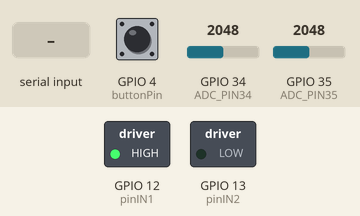
A program run on a simulated ESP32. Shown: switched loads named in the program (green lamp = pin HIGH). The inputs (shaded band) are chosen by the test bench; at power-on: GPIO 4 (buttonPin) HIGH, GPIO 34 (ADC_PIN34) = 2048, GPIO 35 (ADC_PIN35) = 2048. What the program prints to the serial monitor is not drawn.

Above: at 1.2 s.
1.3 s: "cw 1\n" received over Serial
At 1.6 s:
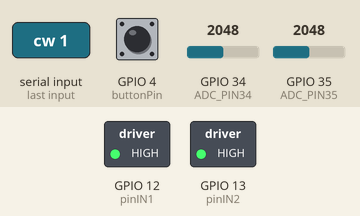
2.8 s: "ccw 150\n" received over Serial
4.3 s: GPIO 4 (buttonPin) pulled LOW for 0.15 s
At 4.37 s:
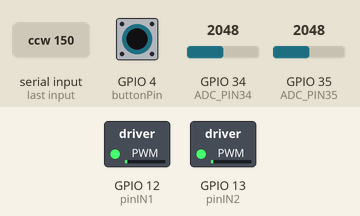
5.9 s: GPIO 4 (buttonPin) pulled LOW for 3.2 s
At 9.8 s:
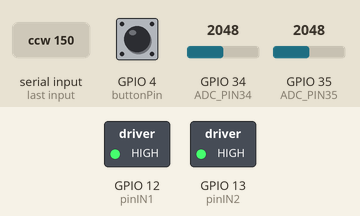
10.6 s: "coast 1\n" received over Serial
Timing chart, 0 to 13.1 s (numbered marks = the images above; inputs shaded):
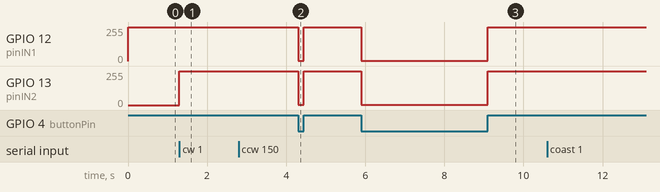

The program:

main.cpp
```cpp
#include <Arduino.h>

// This is for DRV8871

// Define GPIO pin mappings
const int pinIN1 = 12;
const int pinIN2 = 13;

// Setting PWM properties
const int freq = 4000;
const int pwmChannel = 0;
const int resolution = 8;

const int buttonPin = 4; // GPIO pin connected to the switch

#define ADC_PIN34 34 // pressure
#define ADC_PIN35 35 // pos

String inputString = "";         // A string to hold incoming data
bool stringComplete = false;     // Whether the string is complete

int spd = 200;

bool bCW = true;

int tgt = 2048;

void setspd(int spd);

void setup() {
  // Set motor pins as outputs
  pinMode(pinIN2, OUTPUT);
  // pinMode(pinIN2, OUTPUT);

  // Configure LEDC PWM
  ledcSetup(pwmChannel, freq, resolution);
  // Attach the channel to the GPIO
  ledcAttachPin(pinIN1, pwmChannel);

  analogSetAttenuation(ADC_11db); // Set to max range

  pinMode(buttonPin, INPUT_PULLUP);

  Serial.begin(115200);

  inputString.reserve(200); // Reserve memory for efficiency
  Serial.println("ESP32 Serial Terminal Ready.");
  Serial.print("\n> ");

   /*
  digitalWrite(pinIN2, LOW);
  ledcWrite(pwmChannel, spd); // 0-255 duty cycle

  delay(2000);

  digitalWrite(pinIN2, LOW);
  ledcWrite(pwmChannel, 0); // 0-255 duty cycle

  delay(1000);

  digitalWrite(pinIN2, HIGH);
  ledcWrite(pwmChannel, 256-spd); // 0-255 duty cycle

  delay(2000);

  digitalWrite(pinIN2, LOW);
  ledcWrite(pwmChannel, 0); // 0-255 duty cycle

  delay(1000);
 */

  pinMode(pinIN1, OUTPUT);
  pinMode(pinIN2, OUTPUT);
  digitalWrite(pinIN2, LOW);
  digitalWrite(pinIN1, LOW);

}

void processCommand(String command) {
    command.trim(); // Remove extra spaces or newlines

    if (command.length() == 0) return;

  // Find the space separating the opcode and the integer
    int spaceIndex = command.indexOf(' ');

    String opcode = "";
    int value = 0;

    if (spaceIndex == -1) {
        // No space found: the entire string is the opcode (e.g., "help")
        opcode = command;
    } else {
        // Space found: split into opcode and value string
        opcode = command.substring(0, spaceIndex);
        String valueStr = command.substring(spaceIndex + 1);
        valueStr.trim();

        // Convert the value string to an integer
        value = valueStr.toInt();
    }

/*
    if (command == "led on") {
        Serial.println("Executing: Turning LED ON");
        // Add your turn-on code here
        digitalWrite(pinIN2, LOW);
        ledcWrite(pwmChannel, spd); // 0-255 duty cycle
    } else if (command == "led off") {
        Serial.println("Executing: Turning LED OFF");
        // Add your turn-off code here
        digitalWrite(pinIN2, HIGH);
        ledcWrite(pwmChannel, 256-spd); // 0-255 duty cycle
    }
    else if (command == "stop") {
        Serial.println("Executing: Stopping");
        // Add your turn-off code here
        digitalWrite(pinIN2, LOW);
        ledcWrite(pwmChannel, 0); // 0-255 duty cycle
    }
    else {
        Serial.println("Unknown command: " + command);
    }

    */

    if (opcode == "cw") {
        Serial.print("Setting motor speed to: ");
        Serial.println(value);
        // analogWrite(MOTOR_PIN, value);

        if(value > 255) value = 255;
        else if(value < 0) value = 0;

        bCW = true;

        pinMode(pinIN2, OUTPUT);
        ledcAttachPin(pinIN1, pwmChannel);

        digitalWrite(pinIN2, HIGH);
        ledcWrite(pwmChannel, 256 - value); // 0-255 duty cycle
    }
    else if (opcode == "ccw") {
        Serial.print("Setting motor speed to: ");
        Serial.println(value);
        // analogWrite(MOTOR_PIN, value);

        if(value > 255) value = 255;
        else if(value < 0) value = 0;

        bCW = false;

        pinMode(pinIN1, OUTPUT);
        ledcAttachPin(pinIN2, pwmChannel);

        digitalWrite(pinIN1, HIGH);
        ledcWrite(pwmChannel, 256 - value); // 0-255 duty cycle
    }
    else if (opcode == "coast") {
        Serial.println("Executing: Stopping");
        // Add your turn-off code here
        pinMode(pinIN1, OUTPUT);
        pinMode(pinIN2, OUTPUT);
        digitalWrite(pinIN2, LOW);
        digitalWrite(pinIN1, LOW);
    }
    else if (opcode == "lock") {
        Serial.println("Executing: lock");
        // Add your turn-off code here
        pinMode(pinIN1, OUTPUT);
        pinMode(pinIN2, OUTPUT);
        digitalWrite(pinIN2, HIGH);
        digitalWrite(pinIN1, HIGH);
    }
    else if (opcode == "pos") {
        Serial.println("Executing: pos read");
        int pos = analogRead(ADC_PIN35); // Returns 0-4095
        Serial.println(pos);
    }
    else if (opcode == "tgt") {
        Serial.print("Setting target pos to: ");
        Serial.println(value);

        if(value > 4096) value = 4096;
        else if(value < 0) value = 0;
        tgt = value;
    }
    else {
        Serial.print("Unknown command: ");
        Serial.println(opcode);
    }
}

bool old_dir = false;    // cw

void loop() {

  while (Serial.available()) {
        char inChar = (char)Serial.read();

        // Echo the character back to the terminal immediately
        Serial.print(inChar);

        // If the incoming character is a newline, set a flag
        if (inChar == '\n' || inChar == '\r') {
            if (inputString.length() > 0) {
                stringComplete = true;
            }
        } else {
            // Otherwise, add it to the inputString
            inputString += inChar;
        }
    }

    // Process the command when complete
    if (stringComplete) {
        processCommand(inputString);
        inputString = "";      // Clear the string for the next command
        stringComplete = false;
        Serial.print("\n> ");
    }

    int adc = analogRead(ADC_PIN34); // Returns 0-4095
    int pos = analogRead(ADC_PIN35); // Returns 0-4095

    // Serial.println(spd);

    int buttonState = digitalRead(buttonPin);
    if(buttonState > 0) ledcWrite(pwmChannel, 255);
    else ledcWrite(pwmChannel, 1); // button pressed

    return;

    if(buttonState > 0) {
        ledcWrite(pwmChannel, 255);
        return;
    }

    int err = pos - tgt;
    bool dir;

    if(err > 15) dir = true;
    else if(err < -15) dir = false;
    else {
        ledcWrite(pwmChannel, 255);
        return; // deadband
    }

    if (!old_dir && dir) {
        pinMode(pinIN2, OUTPUT);
        ledcAttachPin(pinIN1, pwmChannel);
        digitalWrite(pinIN2, HIGH);
    }
    else if(old_dir && !dir) {
        pinMode(pinIN1, OUTPUT);
        ledcAttachPin(pinIN2, pwmChannel);
        digitalWrite(pinIN1, HIGH);
    }

    int pwm;

    err = abs(err);

    if(err < 50) {
        pwm = 156 + 2 * err;
    }
    else
        pwm = 256;

    ledcWrite(pwmChannel, 256 - pwm);

    old_dir = dir;

    Serial.println(pwm);

    //delay(500);

}
```

Measured:
- after the input at 1.3 s, GPIO 13 (pinIN2): 0/255 → 255/255 at once
- after the input at 4.3 s, GPIO 12 (pinIN1), GPIO 13 (pinIN2): 255/255 → 1/255 at once, → 255/255 0.15 s later
- after the input at 5.9 s, GPIO 12 (pinIN1), GPIO 13 (pinIN2): 255/255 → 1/255 at once, → 255/255 3.2 s later
